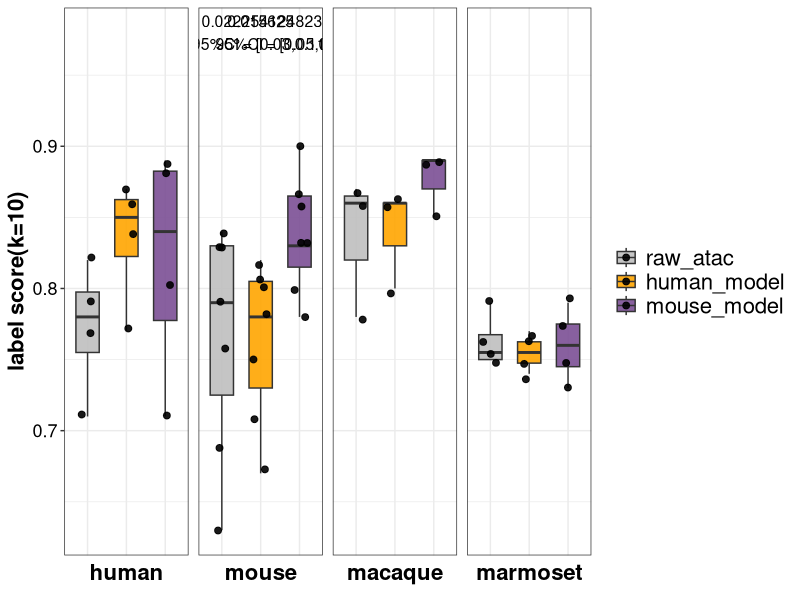
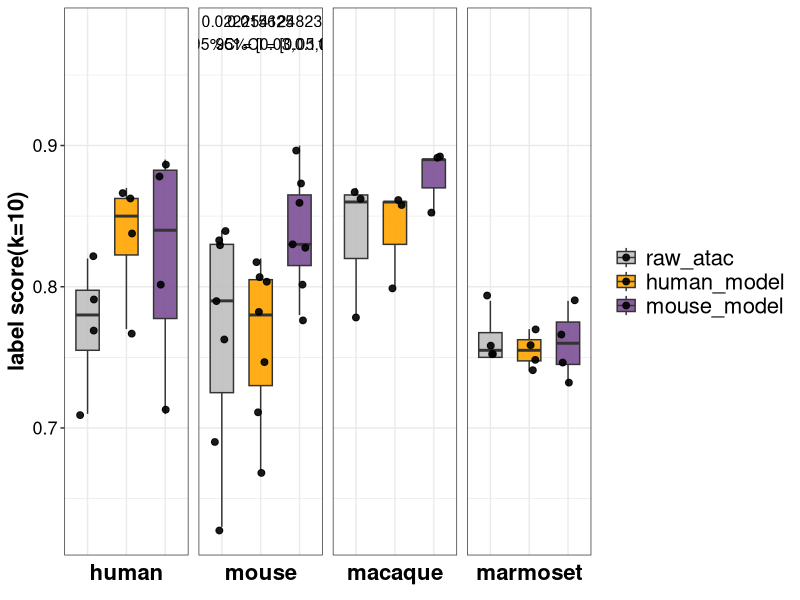

Reproduce these figures in R, in order.
library(ggplot2)
library(readr)
library(dplyr)
library(tidyr)

df <- read_csv("nsls.csv")

# 设置因子顺序
df$Model <- factor(df$Model, levels = c('raw_atac',"human_model", "mouse_model"))
df$Species <- factor(df$Species, levels = c('human','mouse','macaque','marmoset'))

##############----------处理数据--------#########
filtered_df <- df %>% 
  filter(Metric == "ls(50)") %>% 
  group_by(Species, Samples) %>%
  filter(n() != 2)  # 移除配对的样本

# 计算全局y轴标注位置
y_pos_all <- filtered_df %>%
  group_by(Species) %>%
  summarise(max_val = max(Value)) %>%
  mutate(y_position = max_val + 0.08)

##############----------生成三组比较结果--------#########
# 比较1: human_model vs mouse_model
annotation_df1 <- filtered_df %>%
  filter(Model %in% c("human_model", "mouse_model")) %>%
  pivot_wider(names_from = Model, values_from = Value) %>%
  mutate(diff = mouse_model - human_model) %>%
  group_by(Species) %>%
  summarise(
    mean_diff = mean(diff, na.rm = TRUE),
    se_diff = sd(diff, na.rm = TRUE)/sqrt(n()),
    lower_ci = mean_diff - qt(0.975, n()-1)*se_diff,
    upper_ci = mean_diff + qt(0.975, n()-1)*se_diff,
    p_value = wilcox.test(human_model, mouse_model, paired = TRUE)$p.value,
    .groups = "drop"
  ) %>%
  mutate(comparison = "human vs mouse", x_pos = 2.5) %>% 
  left_join(y_pos_all, by = "Species")

# 比较2: mouse_model vs raw_atac
annotation_df2 <- filtered_df %>%
  filter(Model %in% c("mouse_model", "raw_atac")) %>%
  pivot_wider(names_from = Model, values_from = Value) %>%
  mutate(diff = mouse_model - raw_atac) %>%
  group_by(Species) %>%
  summarise(
    mean_diff = mean(diff, na.rm = TRUE),
    se_diff = sd(diff, na.rm = TRUE)/sqrt(n()),
    lower_ci = mean_diff - qt(0.975, n()-1)*se_diff,
    upper_ci = mean_diff + qt(0.975, n()-1)*se_diff,
    p_value = wilcox.test(raw_atac, mouse_model, paired = TRUE)$p.value,
    .groups = "drop"
  ) %>%
  mutate(comparison = "mouse vs raw", x_pos = 2.0) %>% 
  left_join(y_pos_all, by = "Species")

# 比较3: human_model vs raw_atac
annotation_df3 <- filtered_df %>%
  filter(Model %in% c("human_model", "raw_atac")) %>%
  pivot_wider(names_from = Model, values_from = Value) %>%
  mutate(diff = human_model - raw_atac) %>%
  group_by(Species) %>%
  summarise(
    mean_diff = mean(diff, na.rm = TRUE),
    se_diff = sd(diff, na.rm = TRUE)/sqrt(n()),
    lower_ci = mean_diff - qt(0.975, n()-1)*se_diff,
    upper_ci = mean_diff + qt(0.975, n()-1)*se_diff,
    p_value = wilcox.test(raw_atac, human_model, paired = TRUE)$p.value,
    .groups = "drop"
  ) %>%
  mutate(comparison = "human vs raw", x_pos = 1.5) %>% 
  left_join(y_pos_all, by = "Species")

##############----------合并并筛选显著结果--------#########
combined_annot <- bind_rows(annotation_df1, annotation_df2, annotation_df3) %>%
  filter(p_value < 0.05) %>%
  group_by(Species) %>%
  ungroup()

##############----------绘图--------#########
ggplot(filtered_df, aes(x = Model, y = Value, fill = Model)) +
  geom_boxplot(width = 0.6, alpha = 0.9, outlier.shape = NA) +
  geom_jitter(width = 0.2, size = 2, alpha = 0.9) +
  facet_wrap(~Species, scales = "free_x",strip.position = "bottom",nrow = 1) +
  scale_fill_manual(values = c('raw_atac'='grey', "human_model" = "orange", "mouse_model" = "#7B4F94")) +
  theme_bw() +
  theme(
    axis.text.x = element_blank(),  # 隐藏x轴标签
    axis.ticks.x = element_blank(), # 隐藏x轴刻度
    axis.text.y = element_text(size = 13, color = "black"),
    legend.text = element_text(size = 16),
    axis.title = element_text(size = 16, color = "black", face = "bold"),
    legend.title = element_blank(),
    plot.title = element_text(hjust = 0.5, size = 16, face = "bold"),
    strip.text = element_text(size = 16, face = "bold", color = "black"),  # 分面标签样式
    strip.background = element_blank(),  # 分面标签背景透明
    panel.spacing = unit(0.5, "lines")  # 增加分面之间的间距
  ) +
  labs(x = NULL, y = "label score(k=10)") +
  # 添加显著性标注
  geom_text(
    data = combined_annot,
    aes(x = x_pos, y = y_position, 
        label = paste0(p_value, "\n95%CI = [", 
                       round(lower_ci, 2), ",", 
                       round(upper_ci, 2), "]")),
    inherit.aes = FALSE,size = 4, color = "black", vjust = 0.5
  )

ggsave("ls10_1.pdf", plot = last_plot(), 
       width = 9, height = 4, units = "in",dpi=300)
